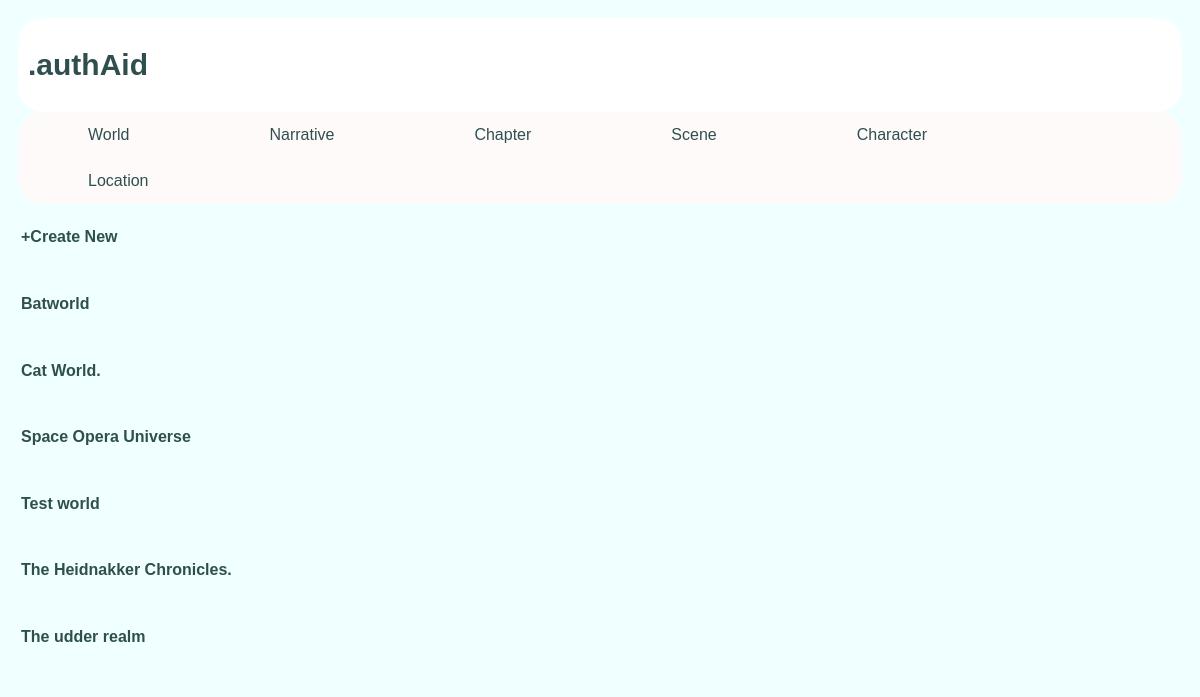
Screenshot of /author/world/ with the database file from the repository.
### author/models.py (models this page shows, shortened)
class World(models.Model):
    name = models.CharField(max_length=name_length, default='',blank=True)
    description = models.CharField(max_length=description_length, default='',blank=True)
    notes = notes_all

### author/views.py (the view)
# urls.py: path('world/',views.WorldView.as_view(), name='world'),
class WorldView(ListView):
    template_name = 'author/world.html'
    context_object_name = 'world_list'
    def get_queryset(self):
        return World.objects.all().order_by('name')

### author/templates/author/world.html (shortened to what this page needs)
<!DOCTYPE html>
<html lang="en">
<head>
</head>
<body>
{% extends "author/base.html" %}
{%block content%}
    <div class="sidebar">
    <h4><a href="{% url 'author:world_create'%}">+Create New</a> </h4>
    </div>
    {% if world_list %}
            {% for world in world_list %}
                <div class="sidebar">
                    <h4><a href= "{%url 'author:world_detail' world.id%}" >{{world.name}}</a> </h4>
                </div>
            {% endfor %}
    {% endif %}
{%endblock%}

### author/static/author/style.css (style rules this page uses)
* { box-sizing: border-box; border-radius: 25px }
body { font-family: arial; padding:10px; background: Azure; }

### author/templates/author/world.html (style rules this page uses)
.sidebar { overflow:auto; background-color:Azure; width:fit-content; padding: 3px;border-radius: 0px;margin:left; display:block; }
.sidebar a:link,a:visited { text-decoration: none; color:#2F4F4F; }

### rows the page displays
World: name "Batworld"
World: name "Cat World."
World: name "Space Opera Universe"
World: name "Test world"
World: name "The Heidnakker Chronicles."
World: name "The udder realm"
